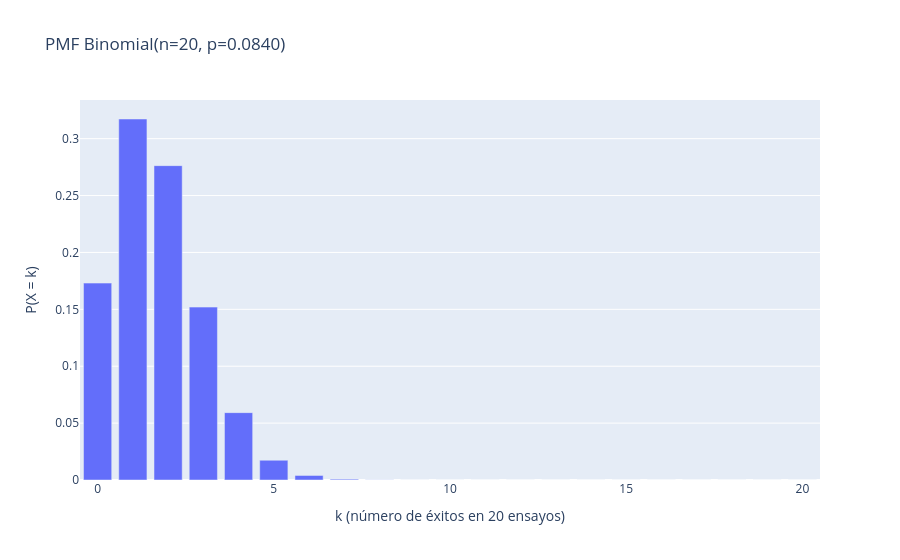

This figure's notebook cell:
### Code cell
import numpy as np
import plotly.graph_objects as go

k_values = np.arange(0, n + 1)

fig = go.Figure()
fig.add_trace(go.Bar(
    x=k_values,
    y=model.pmf(k_values),
    name='Binomial PMF'
))
fig.update_layout(
    title=f'PMF Binomial(n={n}, p={p_ambientnoise:.4f})',
    xaxis_title='k (número de éxitos en 20 ensayos)',
    yaxis_title='P(X = k)'
)
fig.show()

# Probabilidad de observar más de 15 eventos ruidosos en 20 intentos
print(f"P(X > 15) = {model.sf(15):.4f}")
# Intervalo del 95%
print(f"Intervalo 95%: {model.interval(0.95)}")

### Figure 1 — Plotly figure (JSON) as saved in the notebook; plotly's stock layout.template omitted (floating-point values rounded to 4 significant figures)
{"data": [{"name": "Binomial PMF", "type": "bar", "x": [0, 1, 2, 3, 4, 5, 6, 7, 8, 9, 10, 11, 12, 13, 14, 15, 16, 17, 18, 19, 20], "y": [0.1731, 0.3173, 0.2763, 0.152, 0.0592, 0.01737, 0.00398, 0.0007296, 0.0001087, 1.328e-05, 1.339e-06, 1.116e-07, 7.674e-09, 4.329e-10, 1.984e-11, 7.275e-13, 2.084e-14, 4.495e-16, 6.867e-18, 6.626e-20, 3.037e-22]}], "layout": {"title": {"text": "PMF Binomial(n=20, p=0.0840)"}, "xaxis": {"title": {"text": "k (número de éxitos en 20 ensayos)"}}, "yaxis": {"title": {"text": "P(X = k)"}}}}
